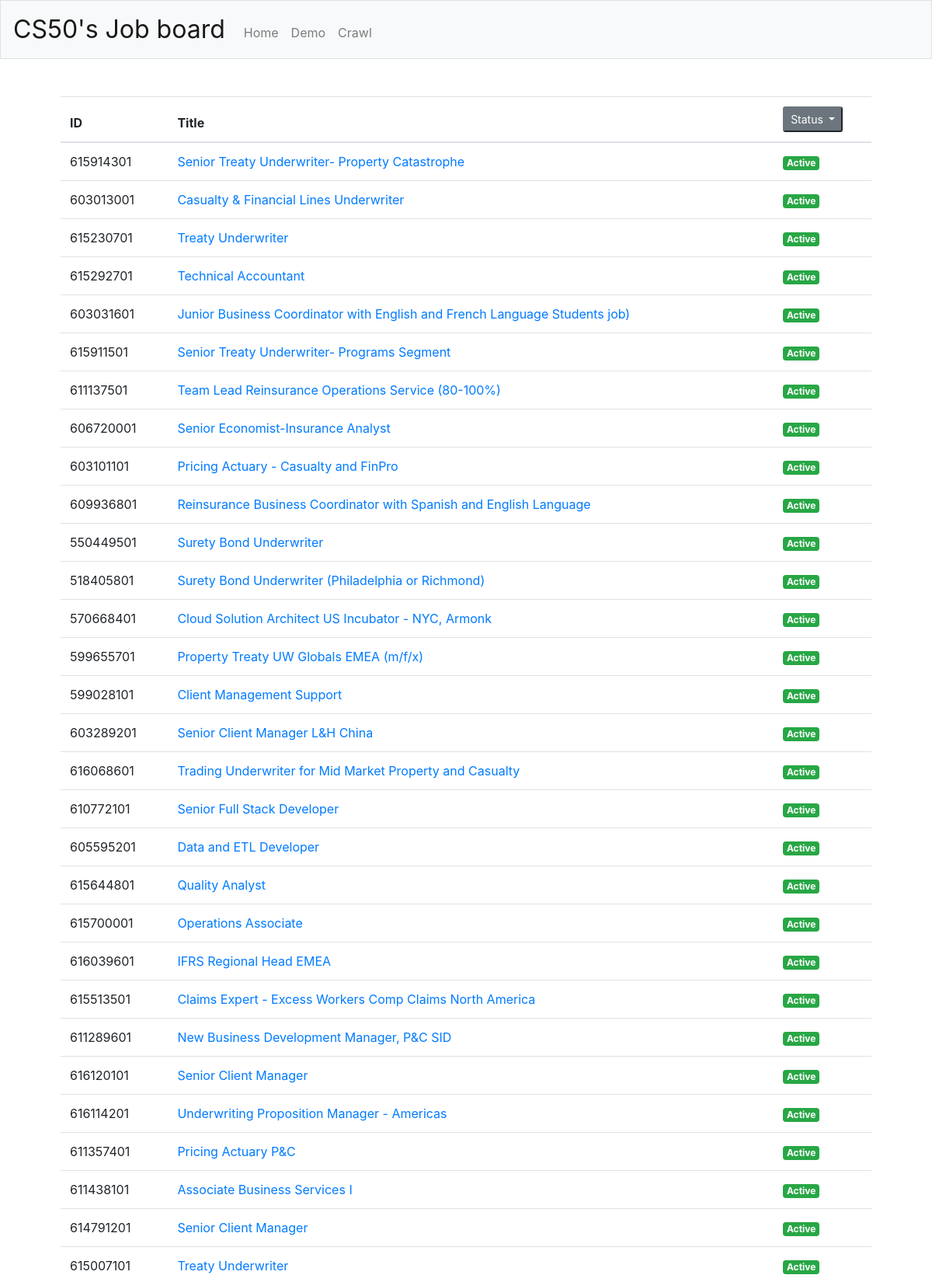
The page / (upper part) on the database its author committed.
### tables this page shows
CREATE TABLE 'urls' ('id' bigint PRIMARY KEY NOT NULL DEFAULT NULL, 'loc' varchar(256) DEFAULT NULL, 'created' datetime DEFAULT CURRENT_TIMESTAMP, 'updated' datetime DEFAULT CURRENT_TIMESTAMP, 'is_active' boolean, 'title' varchar(200) DEFAULT NULL);

### application.py (the view)
@app.route("/")
def index():
    is_active = request.args.get('is_active')
    query = ""
    if is_active == "0":
        query = "SELECT * FROM urls WHERE is_active = 0"
    elif is_active == "-1":
        query = "SELECT * FROM urls"
    else:
        query = "SELECT * FROM urls WHERE is_active = 1"
    jobs = db.execute(query)
    return render_template("index.html", jobs=jobs)

### application.py (called while the page is built)
@app.after_request
def after_request(response):
    response.headers["Cache-Control"] = "no-cache, no-store, must-revalidate"
    response.headers["Expires"] = 0
    response.headers["Pragma"] = "no-cache"
    return response

### templates/index.html (shortened to what this page needs)
{% extends "layout.html" %}
{% block main %}
    <div>
        <table class="table">
          <thead>
            <tr>
              <th scope="col">ID</th>
              <th scope="col">Title</th>
              <th scope="col"><div class="btn-group" role="group">
    <button id="btnGroupDrop1" type="button" class="btn-sm btn-secondary dropdown-toggle" data-toggle="dropdown" aria-haspopup="true" aria-expanded="false">
      Status
    </button>
  </div></th>
            </tr>
          </thead>
          <tbody>
            {% for job in jobs %}
                <tr>
                    <td>{{ job['id'] }}</td>
                    <td><a href="{{ job['loc'] }}" target="_blank">{{ job['title'] }}</a></td>
                    <td>
                      {% if job['is_active'] == 1 %}
                        <span class="badge badge-success">Active</span></td>
                      {% else %}
                        <span class="badge badge-light">Closed</span>
                      {% endif %}
                </tr>
            {% endfor %}
          </tbody>
        </table>
    </div>
{% endblock %}

### templates/layout.html (shortened to what this page needs)
<!DOCTYPE html>
<html lang="en">
    <head>
        <link href="https://maxcdn.bootstrapcdn.com/bootstrap/4.1.3/css/bootstrap.min.css" rel="stylesheet">
        <link href="/static/styles.css" rel="stylesheet">
    </head>
    <body>
        <nav class="navbar navbar-expand-md navbar-light bg-light border">
            <a class="navbar-brand" href="/"><span>CS50's Job board</span></a>
            <div class="collapse navbar-collapse" id="navbar">
                    <ul class="navbar-nav mr-auto mt-2">
                        <li class="nav-item"><a class="nav-link" href="/">Home</a></li>
                        <li class="nav-item"><a class="nav-link" href="/demo">Demo</a></li>
                        <li class="nav-item"><a class="nav-link" href="/crawl">Crawl</a></li>
                    </ul>
            </div>
        </nav>
        <main class="container p-5">
            {% block main %}{% endblock %}
        </main>
    </body>
</html>

### static/styles.css (style rules this page uses)
.table { text-align: left; }
nav .navbar-brand { font-size: xx-large; }
main { overflow-x: auto; }

### rows shown on the page
urls: id "615914301", title "Senior Treaty Underwriter- Property Catastrophe", is_active "Active"
urls: id "603013001", title "Casualty & Financial Lines Underwriter", is_active "Active"
urls: id "615230701", title "Treaty Underwriter", is_active "Active"
urls: id "615292701", title "Technical Accountant", is_active "Active"
urls: id "603031601", title "Junior Business Coordinator with English and French Language Students job)", is_active "Active"
urls: id "615911501", title "Senior Treaty Underwriter- Programs Segment", is_active "Active"
urls: id "611137501", title "Team Lead Reinsurance Operations Service (80-100%)", is_active "Active"
urls: id "606720001", title "Senior Economist-Insurance Analyst", is_active "Active"
urls: id "603101101", title "Pricing Actuary - Casualty and FinPro", is_active "Active"
urls: id "609936801", title "Reinsurance Business Coordinator with Spanish and English Language", is_active "Active"
urls: id "550449501", title "Surety Bond Underwriter", is_active "Active"
urls: id "518405801", title "Surety Bond Underwriter (Philadelphia or Richmond)", is_active "Active"
urls: id "570668401", title "Cloud Solution Architect US Incubator - NYC, Armonk", is_active "Active"
urls: id "599655701", title "Property Treaty UW Globals EMEA (m/f/x)", is_active "Active"
urls: id "599028101", title "Client Management Support", is_active "Active"
urls: id "603289201", title "Senior Client Manager L&H China", is_active "Active"
urls: id "616068601", title "Trading Underwriter for Mid Market Property and Casualty", is_active "Active"
urls: id "610772101", title "Senior Full Stack Developer", is_active "Active"
urls: id "605595201", title "Data and ETL Developer", is_active "Active"
urls: id "615644801", title "Quality Analyst", is_active "Active"
urls: id "615700001", title "Operations Associate", is_active "Active"
urls: id "616039601", title "IFRS Regional Head EMEA", is_active "Active"
urls: id "615513501", title "Claims Expert - Excess Workers Comp Claims North America", is_active "Active"
urls: id "611289601", title "New Business Development Manager, P&C SID", is_active "Active"
urls: id "616120101", title "Senior Client Manager", is_active "Active"
urls: id "616114201", title "Underwriting Proposition Manager - Americas", is_active "Active"
urls: id "611357401", title "Pricing Actuary P&C", is_active "Active"
urls: id "611438101", title "Associate Business Services I", is_active "Active"
urls: id "614791201", title "Senior Client Manager", is_active "Active"
urls: id "615007101", title "Treaty Underwriter", is_active "Active"
